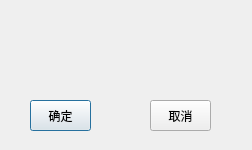
<?xml version="1.0" encoding="UTF-8"?>
<ui version="4.0">
 <class>InformatioDialog</class>
 <widget class="QDialog" name="InformatioDialog">
  <property name="geometry">
   <rect>
    <x>0</x>
    <y>0</y>
    <width>252</width>
    <height>150</height>
   </rect>
  </property>
  <property name="windowTitle">
   <string>Dialog</string>
  </property>
  <widget class="QLabel" name="infoLabel">
   <property name="geometry">
    <rect>
     <x>40</x>
     <y>30</y>
     <width>161</width>
     <height>41</height>
    </rect>
   </property>
   <property name="text">
    <string/>
   </property>
   <property name="alignment">
    <set>Qt::AlignCenter</set>
   </property>
  </widget>
  <widget class="QPushButton" name="pushButton">
   <property name="geometry">
    <rect>
     <x>30</x>
     <y>100</y>
     <width>61</width>
     <height>31</height>
    </rect>
   </property>
   <property name="text">
    <string>确定</string>
   </property>
  </widget>
  <widget class="QPushButton" name="pushButton_2">
   <property name="geometry">
    <rect>
     <x>150</x>
     <y>100</y>
     <width>61</width>
     <height>31</height>
    </rect>
   </property>
   <property name="text">
    <string>取消</string>
   </property>
  </widget>
 </widget>
 <resources/>
 <connections/>
</ui>
